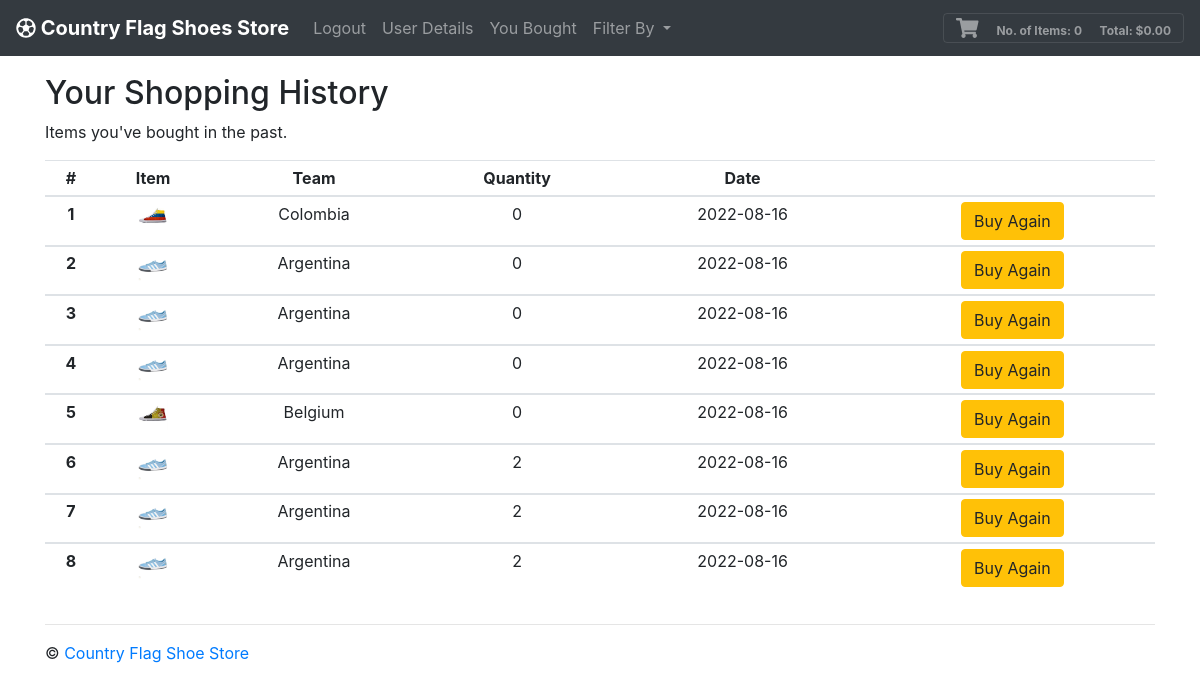
The page /history/ (signed in) on the database its author committed.
### tables this page shows
CREATE TABLE 'purchases' ('uid' text, "country" text, 'image' text, 'quantity' integer, 'id' INTEGER, 'date'  date NOT NULL DEFAULT CURRENT_DATE  );

### application-safe.py (the view)
@app.route("/history/")
def history():
    Cart = []
    shopLen = len(Cart)
    totItems = 0
    total = 0
    display = 0
    myshoes = db.execute("SELECT * FROM purchases WHERE uid=:uid", uid=session["uid"])
    myshoesLen = len(myshoes)
    return render_template("history.html", shoppingCart=Cart, shopLen=shopLen, total=total, totItems=totItems, display=display, session=session, myshoes=myshoes, myshoesLen=myshoesLen)

### application-safe.py (called while the page is built)
@app.after_request
def after_request(response):
    response.headers['Access-Control-Allow-Origin'] = "https://aspj-dahj.eltontay.com" # when testing with localhost, change this field to http://localhost:<portnumber> and access it in browser using same address
    return response

### templates/history.html (shortened to what this page needs)
{% extends "base.html" %}
{% block body %}
      <div class="row">
        <div class="col-sm">
          <h2>Your Shopping History</h2>
          <p>Items you've bought in the past.</p>
          <table class="table table-sm">
            <thead>
              <tr>
                <th scope="col">#</th>
                <th scope="col">Item</th>
                <th scope="col">Team</th>
                <th scope="col">Quantity</th>
                <th scope="col">Date</th>
                <th scope="col"></th>
              </tr>
            </thead>
            <tbody>
            {% for i in range(myshoesLen) %}
              <tr>
                <th scope="row">{{ i + 1 }}</th>
                <td><img src="/static/img/{{ myshoes[i]['image'] }}" width="30px" alt="{{ myshoes[i]['country'] }}" /></td>
                <td>{{ myshoes[i]["country"] }}</td>
                <td>{{ myshoes[i]["quantity"] }}</td>
                <td>{{ myshoes[i]["date"] }}</td>
                <td><a href="/filter/?id={{ myshoes[i]['id'] }}"><button type="button" class="btn btn-warning">Buy Again</button></a></td>
              </tr>
            </tbody>
            {% endfor %}
          </table>
        </div>
      </div>
    </div>
  </main>
{% endblock %}

### static/css/custom.css (style rules this page uses)
tr { text-align: center; }

### rows shown on the page
purchases: image (picture), country "Colombia", quantity "0", date "2022-08-16"
purchases: image (picture), country "Argentina", quantity "0", date "2022-08-16"
purchases: image (picture), country "Argentina", quantity "0", date "2022-08-16"
purchases: image (picture), country "Argentina", quantity "0", date "2022-08-16"
purchases: image (picture), country "Belgium", quantity "0", date "2022-08-16"
purchases: image (picture), country "Argentina", quantity "2", date "2022-08-16"
purchases: image (picture), country "Argentina", quantity "2", date "2022-08-16"
purchases: image (picture), country "Argentina", quantity "2", date "2022-08-16"

### other values the page prints
{{ totItems }} "0"
{{ '{:,.2f}'.format(total) }} "0.00"
{{ i + 1 }} "1" "2" "3" "4" "5" "6" "7" "8"
